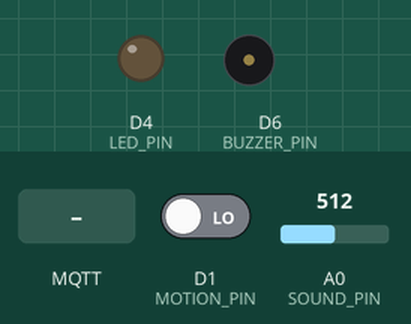
Simulated run of this sketch. Board: ESP8266 (NodeMCU). Parts: output pins drawn as LEDs (lit = HIGH), buzzer (waves = sounding, pin HIGH). Inputs (shaded band) come from the test bench; at power-on: D1 (MOTION_PIN) LOW, A0 (SOUND_PIN) = 512. WiFi joins after 1.5 s; servers stay silent unless stated; random numbers use the default seed unless the sketch sets one; no MQTT or app messages arrive unless stated; what the sketch prints to the serial monitor is not drawn.

Above: at 1.01 s.
At 3.7 s:
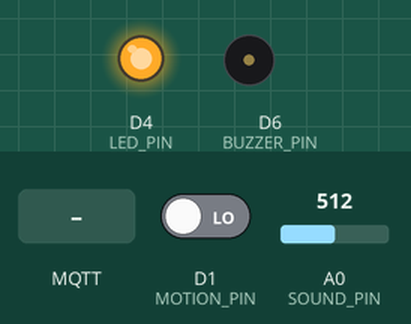
3.8 s: D1 (MOTION_PIN) driven HIGH
5.4 s: MQTT message "noise" arrives on the first subscribed topic
6.9 s: MQTT message "both" arrives on the first subscribed topic
8.4 s: MQTT message "motion" arrives on the first subscribed topic
9.9 s: D1 (MOTION_PIN) driven LOW
Timing chart, 0 to 12.6 s (numbered marks = the images above; inputs shaded):
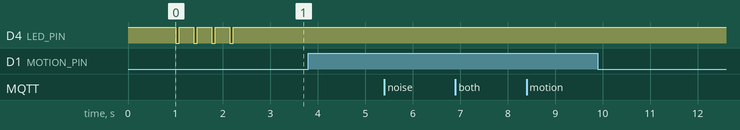

The sketch:

arduino.ino
```cpp
#include <ESP8266WiFi.h>
#include <PubSubClient.h>

const char* WIFI_SSID = "даша";
const char* WIFI_PASSWORD = "05060506";

const char* MQTT_HOST = "172.20.10.3";
const int MQTT_PORT = 1883;

const char* TOPIC_COMMANDS = "iot/speaker/commands";
const char* TOPIC_STATE = "iot/speaker/state";
const char* TOPIC_NOISE = "iot/speaker/telemetry/noise";
const char* TOPIC_MOTION = "iot/speaker/telemetry/motion";

const int LED_PIN = LED_BUILTIN;
const int BUZZER_PIN = D6;
const int SOUND_PIN = A0;

// HC-SR501 PIR motion sensor
// OUT -> D1 / GPIO5
// VCC -> 3V
// GND -> G
const int MOTION_PIN = D1;

// true = читать реальный датчик шума с A0
// false = использовать тестовые данные
const bool USE_REAL_NOISE_SENSOR = true;

// порог автотревоги по шуму в night mode
const int NOISE_ALARM_THRESHOLD = 50;

// интервал мигания/пиканья тревоги
const unsigned long BUZZER_TOGGLE_MS = 300;

// как часто проверять датчик движения
const unsigned long MOTION_CHECK_MS = 200;

struct SpeakerState {
  String mode = "normal";

  // noise  = тревога только от шума
  // motion = тревога только от движения
  // both   = тревога от шума или движения
  String triggerMode = "both";

  bool mute = false;
  bool alarm = false;
};

SpeakerState state;
WiFiClient espClient;
PubSubClient mqtt(espClient);

unsigned long lastStatePublishMs = 0;
unsigned long lastNoisePublishMs = 0;
unsigned long lastMotionCheckMs = 0;
unsigned long lastBuzzerToggleMs = 0;
unsigned long lastSensorLockLogMs = 0;

bool buzzerOn = false;
bool lastMotion = false;
int lastNoise = 42;

// none, noise, motion, manual
String lastAlarmSource = "none";

// После /alarm_off блокируем автотревогу,
// пока датчики не вернутся в спокойное состояние.
bool waitForSensorsClear = false;

void applyOutputs() {
  // LED на ESP8266 инверсный: LOW = включено, HIGH = выключено
  if (state.alarm) {
    digitalWrite(LED_PIN, LOW);
  } else {
    digitalWrite(LED_PIN, HIGH);
  }

  // Звук тут не держим постоянно — им управляет updateBuzzer()
  if (!state.alarm || state.mute) {
    buzzerOn = false;
    digitalWrite(BUZZER_PIN, LOW);
  }
}

void updateBuzzer() {
  if (!state.alarm || state.mute) {
    buzzerOn = false;
    digitalWrite(BUZZER_PIN, LOW);
    return;
  }

  unsigned long now = millis();
  if (now - lastBuzzerToggleMs >= BUZZER_TOGGLE_MS) {
    lastBuzzerToggleMs = now;
    buzzerOn = !buzzerOn;
    digitalWrite(BUZZER_PIN, buzzerOn ? HIGH : LOW);
  }
}

void blinkShort() {
  digitalWrite(LED_PIN, LOW);
  delay(80);
  digitalWrite(LED_PIN, HIGH);
}

void publishState() {
  String payload = "{";
  payload += "\"mode\":\"" + state.mode + "\",";
  payload += "\"triggerMode\":\"" + state.triggerMode + "\",";
  payload += "\"alarmSource\":\"" + lastAlarmSource + "\",";
  payload += "\"mute\":" + String(state.mute ? "true" : "false") + ",";
  payload += "\"alarm\":" + String(state.alarm ? "true" : "false") + ",";
  payload += "\"noise\":" + String(lastNoise) + ",";
  payload += "\"motion\":" + String(lastMotion ? "true" : "false") + ",";
  payload += "\"waitForSensorsClear\":" + String(waitForSensorsClear ? "true" : "false") + ",";
  payload += "\"ts\":" + String(millis() / 1000);
  payload += "}";

  Serial.print("Publish state: ");
  Serial.println(payload);

  mqtt.publish(TOPIC_STATE, payload.c_str());
}

int readNoiseLevel() {
  if (!USE_REAL_NOISE_SENSOR) {
    return random(20, 95);
  }

  int minVal = 1023;
  int maxVal = 0;

  unsigned long start = millis();
  while (millis() - start < 100) {
    int raw = analogRead(SOUND_PIN);

    if (raw < minVal) minVal = raw;
    if (raw > maxVal) maxVal = raw;
  }

  int amplitude = maxVal - minVal;
  int mapped = map(amplitude, 0, 20, 0, 100);

  if (mapped < 0) mapped = 0;
  if (mapped > 100) mapped = 100;

  Serial.print("MIN: ");
  Serial.print(minVal);
  Serial.print(" MAX: ");
  Serial.print(maxVal);
  Serial.print(" AMP: ");
  Serial.print(amplitude);
  Serial.print(" MAPPED: ");
  Serial.println(mapped);

  return mapped;
}

void triggerAlarmIfNeeded(String source, String reason) {
  if (state.mode != "night") {
    return;
  }

  if (state.alarm) {
    return;
  }

  if (waitForSensorsClear) {
    Serial.println("Alarm blocked: waiting for sensors to clear");
    return;
  }

  lastAlarmSource = source;

  Serial.print(reason);
  Serial.println(" -> alarm ON");

  state.alarm = true;
  applyOutputs();
  publishState();
}

void publishNoise() {
  lastNoise = readNoiseLevel();

  String payload = String(lastNoise);

  Serial.print("Publish noise: ");
  Serial.println(payload);

  mqtt.publish(TOPIC_NOISE, payload.c_str());

  bool noiseTriggerEnabled =
    state.triggerMode == "noise" || state.triggerMode == "both";

  if (noiseTriggerEnabled && lastNoise >= NOISE_ALARM_THRESHOLD) {
    triggerAlarmIfNeeded("noise", "Noise threshold exceeded in night mode");
  }
}

void checkMotion() {
  bool motionNow = digitalRead(MOTION_PIN) == HIGH;

  // motionStarted = true только при переходе false -> true.
  // Это защищает от повторного срабатывания, пока PIR держит HIGH.
  bool motionStarted = motionNow && !lastMotion;

  if (motionNow != lastMotion) {
    lastMotion = motionNow;

    Serial.print("Motion changed: ");
    Serial.println(lastMotion ? "true" : "false");

    mqtt.publish(TOPIC_MOTION, lastMotion ? "1" : "0");
    publishState();
  }

  bool motionTriggerEnabled =
    state.triggerMode == "motion" || state.triggerMode == "both";

  if (motionTriggerEnabled && motionStarted) {
    triggerAlarmIfNeeded("motion", "Motion detected in night mode");
  }
}

void updateSensorClearLock() {
  if (!waitForSensorsClear) {
    return;
  }

  // Важно: читаем реальный пин PIR прямо сейчас,
  // а не только lastMotion, чтобы не разблокироваться слишком рано.
  bool motionPinNow = digitalRead(MOTION_PIN) == HIGH;
  bool sensorsClear = !motionPinNow && lastNoise < NOISE_ALARM_THRESHOLD;

  if (sensorsClear) {
    waitForSensorsClear = false;
    lastMotion = false;

    Serial.println("Sensors are clear, auto alarm enabled again");
    publishState();
    return;
  }

  unsigned long now = millis();
  if (now - lastSensorLockLogMs >= 1000) {
    lastSensorLockLogMs = now;

    Serial.print("Waiting for sensors to clear. motionPin=");
    Serial.print(motionPinNow ? "true" : "false");
    Serial.print(" noise=");
    Serial.println(lastNoise);
  }
}

void handleCommand(String json) {
  Serial.print("Command payload: ");
  Serial.println(json);

  if (json.indexOf("\"cmd\":\"mode\"") >= 0) {
    if (json.indexOf("\"value\":\"night\"") >= 0) {
      state.mode = "night";
    } else if (json.indexOf("\"value\":\"normal\"") >= 0) {
      state.mode = "normal";
    }

    applyOutputs();
    publishState();
    return;
  }

  if (json.indexOf("\"cmd\":\"trigger_mode\"") >= 0) {
    if (json.indexOf("\"value\":\"noise\"") >= 0) {
      state.triggerMode = "noise";
    } else if (json.indexOf("\"value\":\"motion\"") >= 0) {
      state.triggerMode = "motion";
    } else if (json.indexOf("\"value\":\"both\"") >= 0) {
      state.triggerMode = "both";
    }

    applyOutputs();
    publishState();
    return;
  }

  if (json.indexOf("\"cmd\":\"mute\"") >= 0) {
    state.mute = json.indexOf("\"value\":true") >= 0;
    applyOutputs();
    publishState();
    return;
  }

  if (json.indexOf("\"cmd\":\"alarm\"") >= 0) {
    state.alarm = json.indexOf("\"value\":true") >= 0;

    if (state.alarm) {
      lastAlarmSource = "manual";
      waitForSensorsClear = false;
    } else {
      lastAlarmSource = "none";

      // Сразу читаем реальное состояние PIR в момент выключения тревоги.
      lastMotion = digitalRead(MOTION_PIN) == HIGH;

      // После /alarm_off не даём тревоге включиться сразу заново,
      // пока PIR реально не станет LOW и шум не станет ниже порога.
      waitForSensorsClear = true;

      Serial.print("Alarm OFF. Waiting for sensors clear. motion=");
      Serial.print(lastMotion ? "true" : "false");
      Serial.print(" noise=");
      Serial.println(lastNoise);
    }

    applyOutputs();
    publishState();
    return;
  }

  if (json.indexOf("\"cmd\":\"status_request\"") >= 0) {
    publishState();
    return;
  }
}

void mqttCallback(char* topic, byte* payload, unsigned int length) {
  String msg;

  for (unsigned int i = 0; i < length; i++) {
    msg += (char)payload[i];
  }

  Serial.print("MQTT message on topic ");
  Serial.print(topic);
  Serial.print(": ");
  Serial.println(msg);

  if (String(topic) == TOPIC_COMMANDS) {
    handleCommand(msg);
  }
}

void connectWiFi() {
  WiFi.mode(WIFI_STA);
  WiFi.begin(WIFI_SSID, WIFI_PASSWORD);

  Serial.print("Connecting to Wi-Fi");

  while (WiFi.status() != WL_CONNECTED) {
    Serial.print(".");
    blinkShort();
    delay(300);
  }

  Serial.println();
  Serial.println("Wi-Fi connected");
  Serial.print("IP address: ");
  Serial.println(WiFi.localIP());
}

void connectMqtt() {
  mqtt.setServer(MQTT_HOST, MQTT_PORT);
  mqtt.setCallback(mqttCallback);

  while (!mqtt.connected()) {
    Serial.print("Connecting to MQTT... ");

    String clientId = "echonode-device-";
    clientId += String(ESP.getChipId(), HEX);

    if (mqtt.connect(clientId.c_str())) {
      Serial.println("connected");
      mqtt.subscribe(TOPIC_COMMANDS);
      Serial.print("Subscribed to ");
      Serial.println(TOPIC_COMMANDS);
      publishState();
    } else {
      Serial.print("failed, rc=");
      Serial.print(mqtt.state());
      Serial.println(", retry in 2 sec");
      delay(2000);
    }
  }
}

void setup() {
  pinMode(LED_PIN, OUTPUT);
  pinMode(BUZZER_PIN, OUTPUT);
  pinMode(MOTION_PIN, INPUT);

  digitalWrite(LED_PIN, HIGH);
  digitalWrite(BUZZER_PIN, LOW);

  Serial.begin(115200);
  delay(1000);

  Serial.println();
  Serial.println("NodeMCU boot");

  connectWiFi();
  connectMqtt();
  applyOutputs();
}

void loop() {
  if (WiFi.status() != WL_CONNECTED) {
    Serial.println("Wi-Fi lost, reconnecting...");
    connectWiFi();
  }

  if (!mqtt.connected()) {
    connectMqtt();
  }

  mqtt.loop();
  updateBuzzer();

  unsigned long now = millis();

  if (now - lastStatePublishMs >= 15000) {
    lastStatePublishMs = now;
    publishState();
  }

  if (now - lastNoisePublishMs >= 5000) {
    lastNoisePublishMs = now;
    publishNoise();
  }

  if (now - lastMotionCheckMs >= MOTION_CHECK_MS) {
    lastMotionCheckMs = now;
    checkMotion();
  }

  updateSensorClearLock();
}
```

Measured:
- after the input at 3.8 s, every drawn part: stays the same
- after the input at 5.4 s, every drawn part: stays the same
- after the input at 6.9 s, every drawn part: stays the same
- after the input at 8.4 s, every drawn part: stays the same
- after the input at 9.9 s, every drawn part: stays the same
